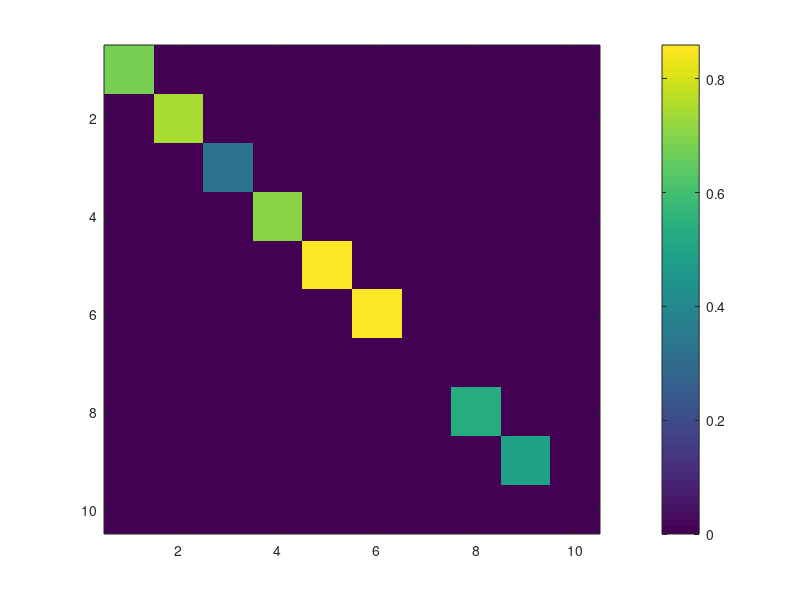

Reproduce this figure in MATLAB. (Note: this script raises an error after producing the figure.)

%%
N = 10;
A = diag(rand(1,N)*0.9);
B = ones(N,1);
p.num_nodes = N;
imagesc(A); colorbar; prettify
%%
g = graph_from_matrix(A);
plot(g)

%% fig2.m
%% eigendecomposition
[v,d] = eig(A);
d = diag(d);
%% make inputs with eigenvectors real, positive, & integers
scale = 10;
pats = cell(1,p.num_nodes);
dups = 0;
for i = 1 : p.num_nodes
    pats{i} = v(:,i);
    if ~isreal(d(i))
        if i < p.num_nodes &&...
                abs(d(i)) == abs(d(i+1))
            pats{i} = v(:,i) + v(:,i+1);
        elseif abs(d(i)) == abs(d(i-1))
            pats{i} = v(:,i) + v(:,i-1);
            dups = dups + 1;
        end
    end
    if find(pats{i}<0); pats{i} = -1 * pats{i}; end
    pats{i}(pats{i}<0) = 0;
    pats{i} = abs(pats{i});
    pats{i} = round(scale * pats{i});
end; clear i
%% remove duplicates
if sum(abs(pats{1} - pats{2})) > 1e-10
    d_real = d(1);
    pats_no_dup = pats(1);
else
    d_real = [];
    pats_no_dup = {};
end
for i = 2 : length(pats)
    if sum(abs(pats{i-1} - pats{i})) > 1e-10
        pats_no_dup = [pats_no_dup pats{i}];
        d_real = [d_real abs(d(i))];
    end
end; clear i
pats = pats_no_dup;
%% add patterns together
pats_dub = cell(size(pats));
pats_dub{1} = pats{1};
for i = 2 : length(pats)
    pats_dub{i} = pats{i-1} + pats{i};
end
%%
[d_real_sort, idx] = sort(d_real,'descend');
%% equal prob
dur = 100; iter = 3e4;
probs = ones(1,length(pats)) / length(pats);
tic
% [Y,pat] = trigger_many_avalanches(A,B,pats,probs,dur,iter);
[Y,pat] = trigger_many_avalanches(A,B,pats_dub,probs,dur,iter);
toc
beep
%%
activity = squeeze(sum(Y,1))';
%% measure duration
duration = zeros(1,iter);
for i = 1 : iter
    if sum(activity(i,:)) > 0
        duration(i) = find(activity(i,:)>0,1,'last');
    else
        duration(i) = 0;
    end
end; clear i
%% mean duration
dur_mean = zeros(1,length(pats));
for i = 1 : length(pats)
    dur_mean(i) = mean(duration(pat==i));
end


%% plot distributions
thresh = 0.35;
clf; hold on
scatter(d(pat),duration,'.')
scatter(d,dur_mean,'filled','r')
lin = d.^(1:100)';
exp_dur = zeros(1,N);
for i = 1 : N
exp_dur(i) = find(lin(:,i)<thresh,1);
end
prettify; hold off

%% plot exp
t = 50;
clf; hold on
plot(d.^(0:t)','LineWidth',1.5)
plot(1:t,thresh*ones(1,t),'LineWidth',1.5)
hold off 
prettify

%% plot individual
n = 10;
t = 0:59;
clf; hold on
% read data
[c,e] = histcounts(duration(pat==n),length(t)-1);
bar(mean([e(1:end-1)' e(2:end)'],2),c/sum(c))
% plot((0:t)'.*(1-d(100).^(0:t)'),'LineWidth',1.5)
dead = (1-d(n).^t').^scale;
dead2 = (1-d(n-1).^t').^scale;
% dead = (1-d(n).^t').^scale .* (1-d(n-1).^t').^scale;
plot(t,dead,'LineWidth',1.5)
% derivative
% dead_frac = -1*d(n).^t(2:end)'.*log(d(n));
% dead_frac = -1*diff(d(n).^t');
% dead_frac = scale*(1-d(n).^t(2:end)).^(scale-1)...
%     .*-1.*d(n).^t(2:end).*log(d(n));
dead_frac = diff(dead .* dead2);
plot(t(2:end),dead_frac,'LineWidth',1.5)
legend({'durations', 'fraction dead', 'fraction dying'},'Location',...
    'east')
hold off; prettify
sum(dead_frac' .* t(2:end))

%% predictions
pred = zeros(1,N);
t = 0:100;
for i = 1 : N
    y = (1-d(i).^t).^scale .* (1-d(i-1).^t).^scale;
    s = scale;
    l1 = d(i);
    l2 = d(i-1);
    yp = (1-l1.^t).^s.*s.*(1-l2.^t).^(s-1).*-1.*l2.^t.*log(l2) ...
        + (1-l2.^t).^s.*s.*(1-l1.^t).^(s-1).*-1.*l1.^t.*log(l1);
%     pred(i) = sum(yp .* t);
%     pred(i) = sum(scale .* (1-d(i).^t).^(scale-1) .* -1 .* d(i).^t .* ...
%         log(d(i)) .* t);
    dead = (1-d(i).^t').^scale;
    pred(i) = sum(diff(dead) .* t(2:end));
end; clear i

%% plot predictions
hold on
scatter(d,pred,'g')
hold off


